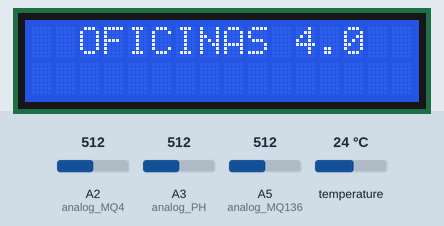
Recording of a sketch running on a simulated Arduino Uno, built with avr-gcc and run on an emulated ATmega328P. On the bench: 16×2 character LCD. Inputs (shaded band) come from the test bench; at power-on: temperature 24 °C, A2 (analog_MQ4) = 512, A5 (analog_MQ136) = 512, A3 (analog_PH) = 512. What the sketch prints to the serial monitor is not drawn.

Above: at 1.2 s.
1.3 s: temperature set to 12 °C
At 10.0 s:
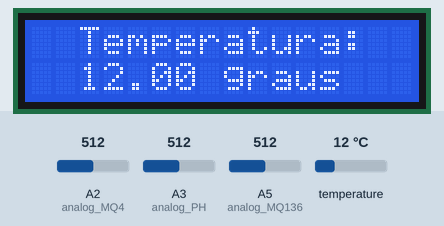
15.3 s: A2 (analog_MQ4) set to 716
At 23.4 s:
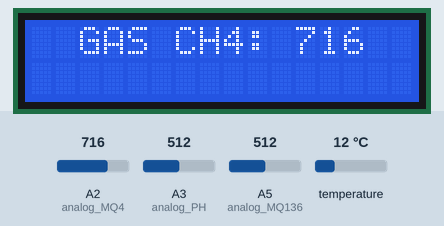
29.1 s: A2 (analog_MQ4) set to 992
At 42.5 s:
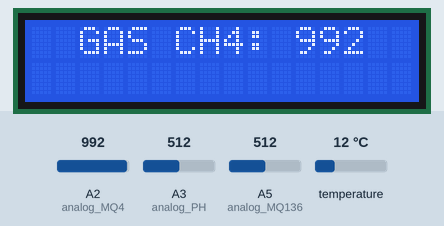
43.1 s: A5 (analog_MQ136) set to 716
At 53.4 s:
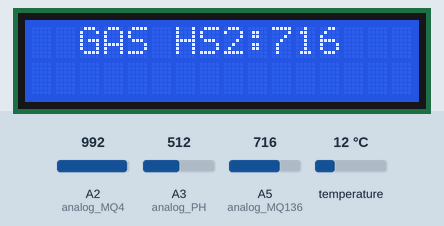
54.5 s: temperature set to 19 °C
At 68.3 s:
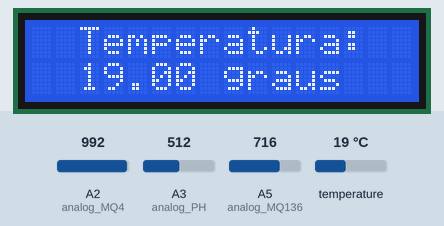
68.5 s: A5 (analog_MQ136) set to 992
At 73.7 s:
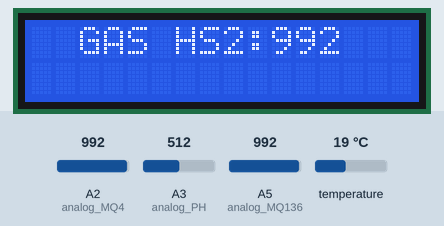
Timing chart, 0 to 75.2 s (numbered marks = the images above; inputs shaded):
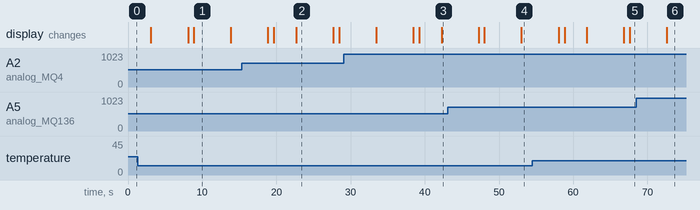

The sketch:

ProgColetaSensores.ino
```cpp
#include <OneWire.h>
#include <DallasTemperature.h>
#include <LiquidCrystal.h>
/*
   MQ-4 - GÁS METANO
   MQ-136 - GÁS Sulfidrico H2S
*/
 int analog_MQ4 = A2;
 int analog_MQ136 = A5;
 int analog_PH = A3;
 int gas_HS2;
 int gas_MQ4;
 int Sens_PH;
 unsigned long int avgValue;

//Define os pinos que serão utilizados para ligação ao display
LiquidCrystal lcd(12, 11, 5,4, 3, 2);
// O fio de dados é conectado no pino digital 2 no Arduino
#define ONE_WIRE_BUS 7
// Prepara uma instância oneWire para comunicar com qualquer outro dispositivo oneWire
OneWire oneWire(ONE_WIRE_BUS);
// Passa uma referência oneWire para a biblioteca DallasTemperature
DallasTemperature sensors(&oneWire);

void LerSensorPh(){

  float calibration = 0.00; //Celibração manual para dados do Ph ( Usar água destilada )
  int sensorValue = 0;
  int buf[10],temp;

  for(int i=0;i<10;i++){
    buf[i]=analogRead(analog_PH);
    delay(30);
    }
    //ordenação dos valores coletados
  for(int i=0;i<9;i++){
    for(int j=i+1;j<10;j++){
    if(buf[i]>buf[j]){
      temp=buf[i];
      buf[i]=buf[j];
      buf[j]=temp;
      }
    }
  }
  avgValue=0;
  //Elimina Outlier
  for(int i=2;i<8;i++){
    avgValue+=buf[i];
    }
  float pHVol=(float)avgValue*5.0/1024/6;
  float phValue = -5.70 * pHVol + calibration;
  Serial.print("sensor = ");
  Serial.println(phValue);
  delay(500);
  }

void LerSensorMQ136(){
   gas_HS2=analogRead(analog_MQ136);
  // Escreve Gas sulfidrico em display
   lcd.setCursor(2, 0);
   lcd.print("GAS HS2:");
   lcd.print(gas_HS2);
   delay(5000);
   lcd.clear();
  }

void LerSensorTemp(){
  sensors.requestTemperatures();
  // Escreve a temperatura em Celsius
    lcd.setCursor(2, 0);
    lcd.print("Temperatura:");
    lcd.setCursor(2, 1);
    lcd.print(sensors.getTempCByIndex(0));
    lcd.print(" graus");
    delay(5000);
    lcd.clear();
  }
void LerSensorMQ4(){
   // Escreve Gas Metano no display
    gas_MQ4 = analogRead(analog_MQ4);
    lcd.setCursor(2, 0);
    lcd.print("GAS CH4: ");
    lcd.print(gas_MQ4);
    delay(5000);
    lcd.clear();
  }

void setup(void)
{
   lcd.begin(16, 2);
   pinMode(analog_MQ4, INPUT);
   pinMode(analog_MQ136, INPUT);
   sensors.begin();  // Inicia a biblioteca
   Serial.begin(9600);
}

void loop(void)
{
   lcd.setCursor(2, 0);
   lcd.print("OFICINAS 4.0");
   delay(3000);
   lcd.clear();

   LerSensorMQ4();
   LerSensorTemp();
   LerSensorMQ136();
   LerSensorPh();
}
```

Measured:
- what the display in image 1 shows lasts 5.0 s, from 8.9 s to 13.9 s
